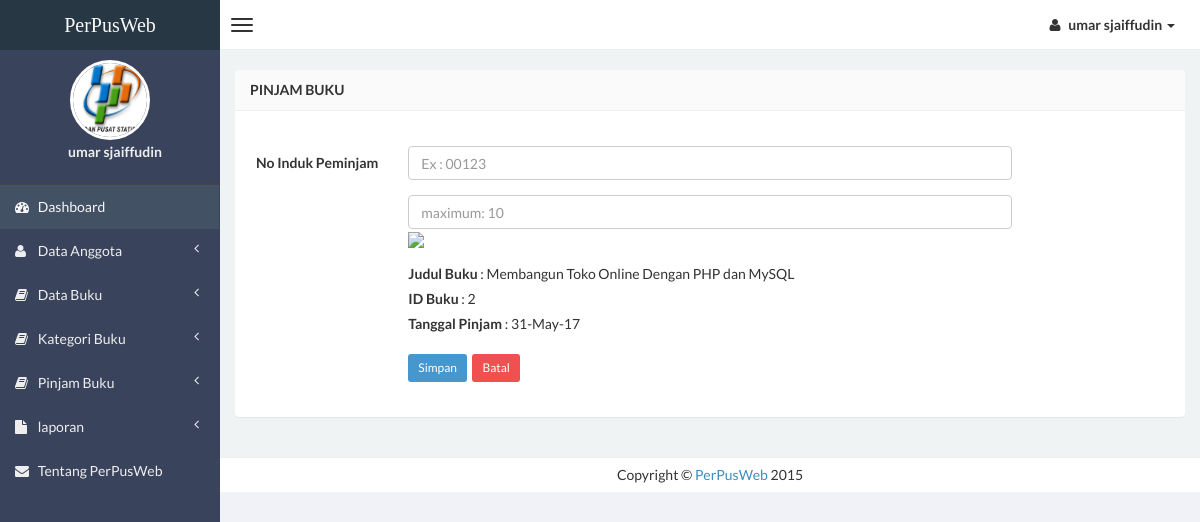
The app's page /admin/form-pinjam-buku.php?id_buku=2 (signed in) with its own data.
### tables this page shows
CREATE TABLE `data_buku` (
  `id` int(5) NOT NULL AUTO_INCREMENT,
  `judul` varchar(250) NOT NULL,
  `photo` varchar(255) NOT NULL,
  `pengarang` varchar(250) NOT NULL,
  `th_terbit` varchar(4) NOT NULL,
  `penerbit` varchar(250) NOT NULL,
  `kategori` varchar(50) NOT NULL,
  `jumlah_buku` int(2) NOT NULL,
  `tgl_input` timestamp NOT NULL DEFAULT CURRENT_TIMESTAMP ON UPDATE CURRENT_TIMESTAMP,
  PRIMARY KEY (`id`)
);

### admin/form-pinjam-buku.php (the view, shortened to what this page needs)
<?php
include_once "layouts/header.php";
require_once "../conn.php";
?>
                <section class="content">
                    <div class="row">
                        <div class="col-xs-12">
                            <div class="panel">
                                <header class="panel-heading">
                                    <b>Pinjam Buku</b>
                                </header>
                                <div class="panel-body">
                      <form class="form-horizontal style-form" style="margin-top: 20px;" action="insert-pinjam-buku.php" method="post" enctype="multipart/form-data" name="form1" id="form1">
                          <div class="form-group">
                              <label class="col-sm-2 col-sm-2 control-label">No Induk Peminjam</label>
                              <div class="col-sm-8">
                                  <input name="no_induk" type="text" id="no_induk" class="form-control" placeholder="Ex : 00123" required />
                              </div>
                          </div>
                          <div class="form-group">
                               <div class="col-sm-8 col-md-offset-2">
                                <?php
                                $id = $_GET['id_buku'];
                                $query = mysqli_query($conn, "SELECT * FROM data_buku WHERE id=$id") or die(mysqli_error($conn));
                                $data = mysqli_fetch_assoc($query);
                                ?>
                                <input type="number" name="jumlah" class="form-control" placeholder="maximum: <?php echo $data['jumlah_buku']; ?>">
                                <img src="<?php echo "gambar_buku/".$data['photo']; ?>" width=200>
                              </div>
                          </div>
                          <div class="form-group">
                              <div class="col-sm-8 col-md-offset-2">
                              <label><strong>Judul Buku</strong></label> :
                                <?php echo $data['judul']; ?>
                              </div>
                              <div class="col-sm-8 col-md-offset-2">
                              <label><strong>ID Buku</strong></label> :
                                <?php echo $data['id']; ?>
                              </div>
                              <div class="col-sm-8 col-md-offset-2">
                              <label><strong>Tanggal Pinjam</strong></label> :
                                <?php echo Date("d-M-y"); ?>
                              </div>
                          </div>
                          <div class="form-group" style="margin-bottom: 20px;">
                              <label class="col-sm-2 col-sm-2 control-label"></label>
                              <div class="col-sm-8">
                                  <input type="submit" value="Simpan" class="btn btn-sm btn-primary" />&nbsp;
	                              <a href="input-anggota.php" class="btn btn-sm btn-danger">Batal </a>
                              </div>
                          </div>
                      </form>
                                </div>
                            </div>
                        </div>
                    </div>
                </section>
       <?php include_once "layouts/footer.php"; ?>

### records on screen
data_buku: jumlah "maximum: 10", judul "Membangun Toko Online Dengan PHP dan MySQL", id "2"

### other values on screen
$_SESSION['fullname'] "umar sjaiffudin"
Date("d-M-y") "31-May-17"
